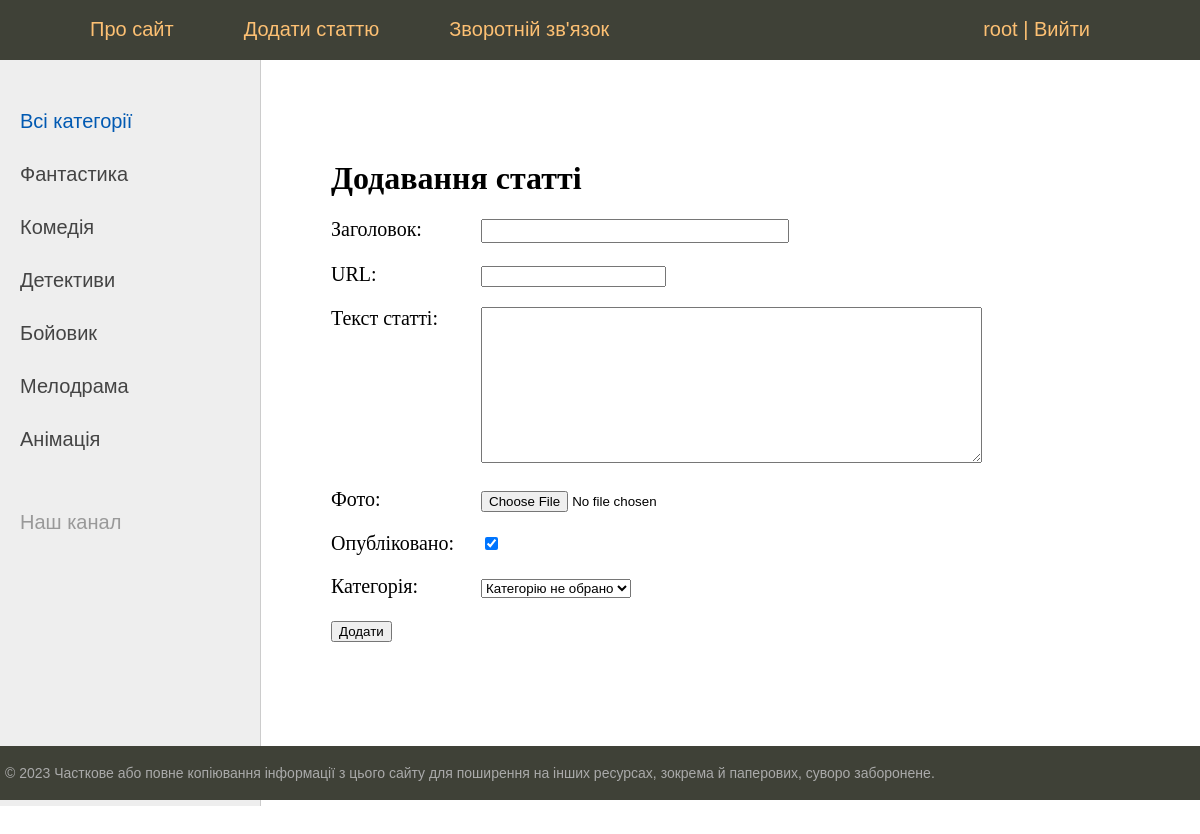
Screenshot of /addpage/ (signed in) with the database file from the repository.
### movies/models.py (models this page shows)
class Category(models.Model):
    name = models.CharField(max_length=100, db_index=True, verbose_name='Категорія')
    slug = models.SlugField(max_length=255, unique=True, null=True, db_index=True, verbose_name='URL')
    def __str__(self):
        return self.name
    def get_absolute_url(self):
        return reverse('category', kwargs={'cat_slug': self.slug})
    class Meta:
        verbose_name = 'Категорія'
        verbose_name_plural = 'Категорії'
        ordering = ['id']

### movies/views.py (the view)
# urls.py: path('addpage/', AddPage.as_view(), name='addpage'),
class AddPage(LoginRequiredMixin, DataMixin, CreateView):
    form_class = AddPostForm
    template_name = 'movies/addpage.html'
    success_url = reverse_lazy('home')
    login_url = reverse_lazy('home')
    raise_exception = True
    def get_context_data(self, *, object_list=None, **kwargs):
        context = super().get_context_data(**kwargs)
        c_def = self.get_user_context(title='Додавання статті')
        context = dict(list(context.items()) + list(c_def.items()))
        return context

### movies/forms.py
class AddPostForm(forms.ModelForm):
    def __init__(self, *args, **kwargs):
        super().__init__(*args, **kwargs)
        self.fields['cat'].empty_label = 'Категорію не обрано'
    class Meta:
        model = Movie
        fields = ['title', 'slug', 'content', 'photo', 'is_published', 'cat']
        widgets = {
            'title': forms.TextInput(attrs={'class': 'form-input'}),
            'content': forms.Textarea(attrs={'cols': 60, 'rows': 10}),
        }

### movies/utils.py (called while the page is built)
    def get_user_context(self, **kwargs):
        context = kwargs
        cats = cache.get('cats')
        if not cats:
            cats = Category.objects.all()
            cache.set('cats', cats, 60)
        user_menu = menu.copy()
        if not self.request.user.is_authenticated:
            user_menu.pop(1)
        context['menu'] = user_menu
        context['cats'] = cats
        if 'cat_selected' not in context:
            context['cat_selected'] = 0
        return context

### movies/templates/movies/addpage.html (shortened to what this page needs)
{% extends 'movies/base.html' %}
{% block content %}
<h1>{{title}}</h1>
<form action="{% url 'addpage' %}" method="post" enctype="multipart/form-data">
    {% for f in form %}
    <p><label class="form-label" for="{{f.id_for_label}}">{{f.label}}: </label>{{f}}</p>
    {% endfor %}
    <button type="submit">Додати</button>
</form>
{% endblock %}

### movies/templates/movies/base.html (shortened to what this page needs)
<!DOCTYPE html>
{% load static %}
{% load cache %}
<html>
<head>
	<link type="text/css" href="{% static 'movies/css/styles.css' %}" rel="stylesheet" />
</head>
<body>
<table class="table-page" border=0 cellpadding="0" cellspacing="0">
<tr><td valign=top>
{% block mainmenu %}
		<div class="header">
			<ul id="mainmenu" class="mainmenu">
			<li class="logo"><a href="/"><div class="logo"></div></a></li>
{% for m in menu %}
				<li><a href="{% url m.url_name %}">{{m.title}}</a></li>
{% endfor %}
				<li class="last">
				{% if request.user.is_authenticated %}
				<li class="last"> {{user.username}} | <a href="{% url 'logout' %}">Вийти</a></li>
				{% else %}
				<li class="last"><a href="{% url 'register' %}">Реєстрація</a> | <a href="{% url 'login' %}">Увійти</a></li>
				{% endif %}
			</ul>
		</div>
{% endblock mainmenu %}
<table class="table-content" border=0 cellpadding="0" cellspacing="0">
<tr>
	<td valign="top" class="left-chapters">
	<ul id="leftchapters">
		{% cache 60 sidebar %}
{% if cat_selected == 0 %}
		<li class="selected">Всі категорії</li>
{% else %}
		<li><a href="{% url 'home' %}">Всі категорії</a></li>
{% endif %}
{% endcache %}
{% for c in cats %}
		{% if c.pk == cat_selected %}
			<li class="selected">{{c.name}}</li>
		{% else %}
			<li><a href="{{ c.get_absolute_url }}">{{c.name}}</a></li>
		{% endif %}
{% endfor %}
		<li class="share">
		<p>Наш канал</p>
		<a class="share-yt" href="https://www.youtube.com/watch?v=Gxkpidxz4-c" target="_blank" rel="nofollow"></a>
		</li>
	</ul>
</td>
<td valign="top" class="content">
	<div class="content-text">
{% block content %}
{% endblock %}
	</div>
</td></tr></table>
</td></tr>
<tr><td valign=top>
	<div id="footer">
		<p>&copy; 2023 Часткове або повне копіювання інформації з цього сайту для поширення на інших ресурсах, зокрема й паперових, суворо заборонене.</p>
	</div>
</td></tr></table>
</body>
</html>

### movies/static/movies/css/styles.css (style rules this page uses)
html, body { font-family: 'Arial'; margin: 0; padding: 0; height: 100%; width: 100%; color: #444; }
a { color: #0059b2; text-decoration: none; }
.table-page { width: 100%; height: 100%; vertical-align: top; }
.table-page tr { height: 100%; }
.header { background: #3F4137; height: 60px; }
.logo { background: url('../images/logo_step.png') no-repeat 10px 5px; width: 60px; height: 60px; }
ul.mainmenu { list-style: none; margin: 0; padding: 0; height: 60px; color: #fdc073; font-size: 20px; overflow: hidden; }
ul.mainmenu li { float: left; margin: 18px 40px 0 30px; }
ul.mainmenu li.logo { margin: 0; }
ul.mainmenu li.last { float: right; }
ul.mainmenu li a { color: #fdc073; text-decoration: none; }
.table-content { width: 100%; min-height: 100%; height: 100%; }
.left-chapters { margin: 0; background: #eee; border-right: 1px solid #ccc; min-height: 100%; }
.left-chapters ul { width: 230px; min-height: 100%; margin: 0; padding: 20px 10px 10px 20px; list-style: none; font-size: 20px; }
.left-chapters ul li { margin: 30px 0 0 0; color: #999; }
.left-chapters ul li.selected { color: #0059b2; }
.left-chapters ul li a { color: #444; text-decoration: none; }
.left-chapters ul li.share { margin: 60px 0 0 0; }
.left-chapters ul li.share p { margin: 30px 0 30px 0; }
.left-chapters ul li.share a { display: inline-block; width: 40px; height: 40px; margin: 0 20px 0 0; }
.left-chapters ul li.share a.share-yt { width: 100%; height: 30px; background: url('../images/share_yt.png') no-repeat 0 0 }
.content { padding: 40px 20px 20px 40px; width: 100%; box-sizing: border-box; }
.content-text { margin: 60px 0 0 30px; color: #000; font-size: 20px; font-family: Yandex Sans Display Light; }
.content-text h1 { font-size: 32px; }
#footer { box-sizing: border-box; background: #3F4137; padding: 5px; color: #aaa; font-size: 14px; font-family: Verdana, Geneva, Arial, Helvetica; text-align: left; overflow: hidden; }
.form-input { width: 300px; font-size: 16px; }
.form-label { display: inline-block; min-width: 150px; vertical-align: top; }

### rows the page displays
Category: name "Фантастика"
Category: name "Комедія"
Category: name "Детективи"
Category: name "Бойовик"
Category: name "Мелодрама"
Category: name "Анімація"

### other values shown
{{ m.title }} "Про сайт" "Додати статтю" "Зворотній зв'язок"
{{ user.username }} "root"
{{ title }} "Додавання статті"
{{ f.label }} "Заголовок" "URL" "Текст статті" "Фото" "Опубліковано" "Категорія"
